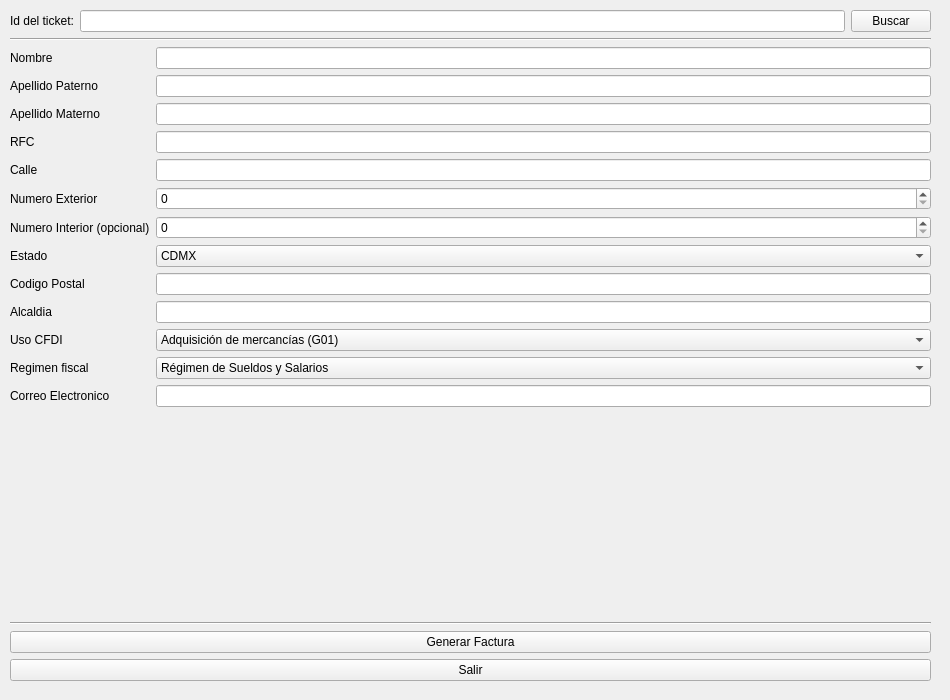
<?xml version="1.0" encoding="UTF-8"?>
<ui version="4.0">
 <class>Facturacion</class>
 <widget class="QWidget" name="Facturacion">
  <property name="geometry">
   <rect>
    <x>0</x>
    <y>0</y>
    <width>950</width>
    <height>700</height>
   </rect>
  </property>
  <property name="windowTitle">
   <string>Form</string>
  </property>
  <widget class="QWidget" name="verticalLayoutWidget">
   <property name="geometry">
    <rect>
     <x>10</x>
     <y>10</y>
     <width>921</width>
     <height>671</height>
    </rect>
   </property>
   <layout class="QVBoxLayout" name="verticalLayout">
    <item>
     <layout class="QHBoxLayout" name="horizontalLayout">
      <item>
       <widget class="QLabel" name="lblticket">
        <property name="text">
         <string>Id del ticket:</string>
        </property>
       </widget>
      </item>
      <item>
       <widget class="QLineEdit" name="txtid_ticket"/>
      </item>
      <item>
       <widget class="QPushButton" name="btnBuscar">
        <property name="text">
         <string>Buscar</string>
        </property>
       </widget>
      </item>
     </layout>
    </item>
    <item>
     <widget class="Line" name="line">
      <property name="orientation">
       <enum>Qt::Horizontal</enum>
      </property>
     </widget>
    </item>
    <item>
     <layout class="QFormLayout" name="formLayout_2">
      <item row="0" column="0">
       <widget class="QLabel" name="lbNombre">
        <property name="text">
         <string>Nombre</string>
        </property>
       </widget>
      </item>
      <item row="1" column="0">
       <widget class="QLabel" name="lbAp_p">
        <property name="text">
         <string>Apellido Paterno</string>
        </property>
       </widget>
      </item>
      <item row="2" column="0">
       <widget class="QLabel" name="lblAp_m">
        <property name="text">
         <string>Apellido Materno</string>
        </property>
       </widget>
      </item>
      <item row="3" column="0">
       <widget class="QLabel" name="lblRFC">
        <property name="text">
         <string>RFC</string>
        </property>
       </widget>
      </item>
      <item row="4" column="0">
       <widget class="QLabel" name="lblCalle">
        <property name="text">
         <string>Calle</string>
        </property>
       </widget>
      </item>
      <item row="5" column="0">
       <widget class="QLabel" name="lblExterior">
        <property name="text">
         <string>Numero Exterior</string>
        </property>
       </widget>
      </item>
      <item row="6" column="0">
       <widget class="QLabel" name="lblInterior">
        <property name="text">
         <string>Numero Interior (opcional)</string>
        </property>
       </widget>
      </item>
      <item row="7" column="0">
       <widget class="QLabel" name="lblEstado">
        <property name="text">
         <string>Estado</string>
        </property>
       </widget>
      </item>
      <item row="8" column="0">
       <widget class="QLabel" name="lblCP">
        <property name="text">
         <string>Codigo Postal</string>
        </property>
       </widget>
      </item>
      <item row="9" column="0">
       <widget class="QLabel" name="lblAlcaldia">
        <property name="text">
         <string>Alcaldia</string>
        </property>
       </widget>
      </item>
      <item row="10" column="0">
       <widget class="QLabel" name="lblCFDI">
        <property name="text">
         <string>Uso CFDI</string>
        </property>
       </widget>
      </item>
      <item row="12" column="0">
       <widget class="QLabel" name="lblemail">
        <property name="text">
         <string>Correo Electronico</string>
        </property>
       </widget>
      </item>
      <item row="0" column="1">
       <widget class="QLineEdit" name="txtNombre"/>
      </item>
      <item row="1" column="1">
       <widget class="QLineEdit" name="txtApellidoPat"/>
      </item>
      <item row="2" column="1">
       <widget class="QLineEdit" name="txtApellidoMat"/>
      </item>
      <item row="3" column="1">
       <widget class="QLineEdit" name="txtRFC"/>
      </item>
      <item row="4" column="1">
       <widget class="QLineEdit" name="txtCalle"/>
      </item>
      <item row="8" column="1">
       <widget class="QLineEdit" name="txtCP"/>
      </item>
      <item row="9" column="1">
       <widget class="QLineEdit" name="txtAlcaldia"/>
      </item>
      <item row="12" column="1">
       <widget class="QLineEdit" name="txtEmail"/>
      </item>
      <item row="11" column="0">
       <widget class="QLabel" name="lblREgimen">
        <property name="text">
         <string>Regimen fiscal</string>
        </property>
       </widget>
      </item>
      <item row="5" column="1">
       <widget class="QSpinBox" name="spbExterior"/>
      </item>
      <item row="6" column="1">
       <widget class="QSpinBox" name="spbInterior"/>
      </item>
      <item row="7" column="1">
       <widget class="QComboBox" name="comboBox">
        <item>
         <property name="text">
          <string>CDMX</string>
         </property>
        </item>
        <item>
         <property name="text">
          <string>Edo. Mex</string>
         </property>
        </item>
       </widget>
      </item>
      <item row="10" column="1">
       <widget class="QComboBox" name="cmbCFDI">
        <item>
         <property name="text">
          <string>Adquisición de mercancías (G01)</string>
         </property>
        </item>
        <item>
         <property name="text">
          <string>Gastos en general (G03)</string>
         </property>
        </item>
       </widget>
      </item>
      <item row="11" column="1">
       <widget class="QComboBox" name="cmbRegimen">
        <item>
         <property name="text">
          <string>Régimen de Sueldos y Salarios</string>
         </property>
        </item>
        <item>
         <property name="text">
          <string>Régimen Simplificado de Confianza (RESICO)
</string>
         </property>
        </item>
       </widget>
      </item>
     </layout>
    </item>
    <item>
     <widget class="Line" name="line_2">
      <property name="orientation">
       <enum>Qt::Horizontal</enum>
      </property>
     </widget>
    </item>
    <item>
     <layout class="QVBoxLayout" name="verticalLayout_7">
      <item>
       <widget class="QPushButton" name="btnFactura">
        <property name="text">
         <string>Generar Factura</string>
        </property>
       </widget>
      </item>
      <item>
       <widget class="QPushButton" name="btnSalir">
        <property name="text">
         <string>Salir</string>
        </property>
       </widget>
      </item>
     </layout>
    </item>
   </layout>
  </widget>
 </widget>
 <resources/>
 <connections/>
</ui>
